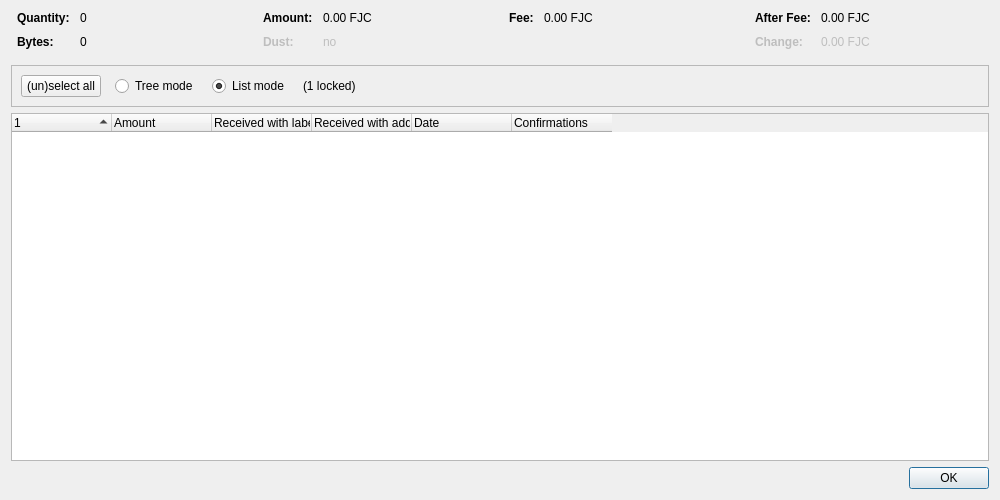
<?xml version="1.0" encoding="UTF-8"?>
<ui version="4.0">
 <class>CoinControlDialog</class>
 <widget class="QDialog" name="CoinControlDialog">
  <property name="geometry">
   <rect>
    <x>0</x>
    <y>0</y>
    <width>1000</width>
    <height>500</height>
   </rect>
  </property>
  <property name="windowTitle">
   <string>Coin Selection</string>
  </property>
  <layout class="QVBoxLayout" name="verticalLayout">
   <item>
    <layout class="QHBoxLayout" name="horizontalLayoutTop" stretch="0,0,0,0">
     <property name="topMargin">
      <number>0</number>
     </property>
     <property name="bottomMargin">
      <number>10</number>
     </property>
     <item>
      <layout class="QFormLayout" name="formLayoutCoinControl1">
       <property name="horizontalSpacing">
        <number>10</number>
       </property>
       <property name="verticalSpacing">
        <number>10</number>
       </property>
       <property name="leftMargin">
        <number>6</number>
       </property>
       <property name="rightMargin">
        <number>6</number>
       </property>
       <item row="0" column="0">
        <widget class="QLabel" name="labelCoinControlQuantityText">
         <property name="font">
          <font>
           <weight>75</weight>
           <bold>true</bold>
          </font>
         </property>
         <property name="text">
          <string>Quantity:</string>
         </property>
        </widget>
       </item>
       <item row="0" column="1">
        <widget class="QLabel" name="labelCoinControlQuantity">
         <property name="cursor">
          <cursorShape>IBeamCursor</cursorShape>
         </property>
         <property name="contextMenuPolicy">
          <enum>Qt::ActionsContextMenu</enum>
         </property>
         <property name="text">
          <string notr="true">0</string>
         </property>
         <property name="textInteractionFlags">
          <set>Qt::LinksAccessibleByMouse|Qt::TextSelectableByKeyboard|Qt::TextSelectableByMouse</set>
         </property>
        </widget>
       </item>
       <item row="1" column="0">
        <widget class="QLabel" name="labelCoinControlBytesText">
         <property name="font">
          <font>
           <weight>75</weight>
           <bold>true</bold>
          </font>
         </property>
         <property name="text">
          <string>Bytes:</string>
         </property>
        </widget>
       </item>
       <item row="1" column="1">
        <widget class="QLabel" name="labelCoinControlBytes">
         <property name="cursor">
          <cursorShape>IBeamCursor</cursorShape>
         </property>
         <property name="contextMenuPolicy">
          <enum>Qt::ActionsContextMenu</enum>
         </property>
         <property name="text">
          <string notr="true">0</string>
         </property>
         <property name="textInteractionFlags">
          <set>Qt::LinksAccessibleByMouse|Qt::TextSelectableByKeyboard|Qt::TextSelectableByMouse</set>
         </property>
        </widget>
       </item>
      </layout>
     </item>
     <item>
      <layout class="QFormLayout" name="formLayoutCoinControl2">
       <property name="horizontalSpacing">
        <number>10</number>
       </property>
       <property name="verticalSpacing">
        <number>10</number>
       </property>
       <property name="leftMargin">
        <number>6</number>
       </property>
       <property name="rightMargin">
        <number>6</number>
       </property>
       <item row="0" column="0">
        <widget class="QLabel" name="labelCoinControlAmountText">
         <property name="font">
          <font>
           <weight>75</weight>
           <bold>true</bold>
          </font>
         </property>
         <property name="text">
          <string>Amount:</string>
         </property>
        </widget>
       </item>
       <item row="0" column="1">
        <widget class="QLabel" name="labelCoinControlAmount">
         <property name="cursor">
          <cursorShape>IBeamCursor</cursorShape>
         </property>
         <property name="contextMenuPolicy">
          <enum>Qt::ActionsContextMenu</enum>
         </property>
         <property name="text">
          <string notr="true">0.00 FJC</string>
         </property>
         <property name="textInteractionFlags">
          <set>Qt::LinksAccessibleByMouse|Qt::TextSelectableByKeyboard|Qt::TextSelectableByMouse</set>
         </property>
        </widget>
       </item>
       <item row="1" column="0">
        <widget class="QLabel" name="labelCoinControlLowOutputText">
         <property name="enabled">
          <bool>false</bool>
         </property>
         <property name="font">
          <font>
           <weight>75</weight>
           <bold>true</bold>
          </font>
         </property>
         <property name="text">
          <string>Dust:</string>
         </property>
        </widget>
       </item>
       <item row="1" column="1">
        <widget class="QLabel" name="labelCoinControlLowOutput">
         <property name="enabled">
          <bool>false</bool>
         </property>
         <property name="cursor">
          <cursorShape>IBeamCursor</cursorShape>
         </property>
         <property name="contextMenuPolicy">
          <enum>Qt::ActionsContextMenu</enum>
         </property>
         <property name="text">
          <string notr="true">no</string>
         </property>
         <property name="textInteractionFlags">
          <set>Qt::LinksAccessibleByMouse|Qt::TextSelectableByKeyboard|Qt::TextSelectableByMouse</set>
         </property>
        </widget>
       </item>
      </layout>
     </item>
     <item>
      <layout class="QFormLayout" name="formLayoutCoinControl3">
       <property name="horizontalSpacing">
        <number>10</number>
       </property>
       <property name="verticalSpacing">
        <number>10</number>
       </property>
       <property name="leftMargin">
        <number>6</number>
       </property>
       <property name="rightMargin">
        <number>6</number>
       </property>
       <item row="0" column="0">
        <widget class="QLabel" name="labelCoinControlFeeText">
         <property name="font">
          <font>
           <weight>75</weight>
           <bold>true</bold>
          </font>
         </property>
         <property name="text">
          <string>Fee:</string>
         </property>
        </widget>
       </item>
       <item row="0" column="1">
        <widget class="QLabel" name="labelCoinControlFee">
         <property name="cursor">
          <cursorShape>IBeamCursor</cursorShape>
         </property>
         <property name="contextMenuPolicy">
          <enum>Qt::ActionsContextMenu</enum>
         </property>
         <property name="text">
          <string notr="true">0.00 FJC</string>
         </property>
         <property name="textInteractionFlags">
          <set>Qt::LinksAccessibleByMouse|Qt::TextSelectableByKeyboard|Qt::TextSelectableByMouse</set>
         </property>
        </widget>
       </item>
      </layout>
     </item>
     <item>
      <layout class="QFormLayout" name="formLayoutCoinControl4">
       <property name="horizontalSpacing">
        <number>10</number>
       </property>
       <property name="verticalSpacing">
        <number>10</number>
       </property>
       <property name="leftMargin">
        <number>6</number>
       </property>
       <property name="rightMargin">
        <number>6</number>
       </property>
       <item row="0" column="0">
        <widget class="QLabel" name="labelCoinControlAfterFeeText">
         <property name="font">
          <font>
           <weight>75</weight>
           <bold>true</bold>
          </font>
         </property>
         <property name="text">
          <string>After Fee:</string>
         </property>
        </widget>
       </item>
       <item row="0" column="1">
        <widget class="QLabel" name="labelCoinControlAfterFee">
         <property name="cursor">
          <cursorShape>IBeamCursor</cursorShape>
         </property>
         <property name="contextMenuPolicy">
          <enum>Qt::ActionsContextMenu</enum>
         </property>
         <property name="text">
          <string notr="true">0.00 FJC</string>
         </property>
         <property name="textInteractionFlags">
          <set>Qt::LinksAccessibleByMouse|Qt::TextSelectableByKeyboard|Qt::TextSelectableByMouse</set>
         </property>
        </widget>
       </item>
       <item row="1" column="0">
        <widget class="QLabel" name="labelCoinControlChangeText">
         <property name="enabled">
          <bool>false</bool>
         </property>
         <property name="font">
          <font>
           <weight>75</weight>
           <bold>true</bold>
          </font>
         </property>
         <property name="text">
          <string>Change:</string>
         </property>
        </widget>
       </item>
       <item row="1" column="1">
        <widget class="QLabel" name="labelCoinControlChange">
         <property name="enabled">
          <bool>false</bool>
         </property>
         <property name="cursor">
          <cursorShape>IBeamCursor</cursorShape>
         </property>
         <property name="contextMenuPolicy">
          <enum>Qt::ActionsContextMenu</enum>
         </property>
         <property name="text">
          <string notr="true">0.00 FJC</string>
         </property>
         <property name="textInteractionFlags">
          <set>Qt::LinksAccessibleByMouse|Qt::TextSelectableByKeyboard|Qt::TextSelectableByMouse</set>
         </property>
        </widget>
       </item>
      </layout>
     </item>
    </layout>
   </item>
   <item>
    <widget class="QFrame" name="frame">
     <property name="minimumSize">
      <size>
       <width>0</width>
       <height>40</height>
      </size>
     </property>
     <property name="frameShape">
      <enum>QFrame::StyledPanel</enum>
     </property>
     <property name="frameShadow">
      <enum>QFrame::Sunken</enum>
     </property>
     <layout class="QHBoxLayout" name="horizontalLayout">
      <item>
       <layout class="QHBoxLayout" name="horizontalLayoutPanel" stretch="0,0,0,0,0">
        <property name="spacing">
         <number>14</number>
        </property>
        <item>
         <widget class="QPushButton" name="pushButtonSelectAll">
          <property name="sizePolicy">
           <sizepolicy hsizetype="Maximum" vsizetype="Fixed">
            <horstretch>0</horstretch>
            <verstretch>0</verstretch>
           </sizepolicy>
          </property>
          <property name="text">
           <string>(un)select all</string>
          </property>
          <property name="autoDefault">
           <bool>false</bool>
          </property>
         </widget>
        </item>
        <item>
         <widget class="QRadioButton" name="radioTreeMode">
          <property name="sizePolicy">
           <sizepolicy hsizetype="Maximum" vsizetype="Fixed">
            <horstretch>0</horstretch>
            <verstretch>0</verstretch>
           </sizepolicy>
          </property>
          <property name="text">
           <string>Tree mode</string>
          </property>
         </widget>
        </item>
        <item>
         <widget class="QRadioButton" name="radioListMode">
          <property name="sizePolicy">
           <sizepolicy hsizetype="Maximum" vsizetype="Fixed">
            <horstretch>0</horstretch>
            <verstretch>0</verstretch>
           </sizepolicy>
          </property>
          <property name="text">
           <string>List mode</string>
          </property>
          <property name="checked">
           <bool>true</bool>
          </property>
         </widget>
        </item>
        <item>
         <widget class="QLabel" name="labelLocked">
          <property name="text">
           <string notr="true">(1 locked)</string>
          </property>
         </widget>
        </item>
        <item>
         <spacer name="horizontalSpacer">
          <property name="orientation">
           <enum>Qt::Horizontal</enum>
          </property>
          <property name="sizeHint" stdset="0">
           <size>
            <width>40</width>
            <height>20</height>
           </size>
          </property>
         </spacer>
        </item>
       </layout>
      </item>
     </layout>
    </widget>
   </item>
   <item>
    <widget class="CoinControlTreeWidget" name="treeWidget">
     <property name="contextMenuPolicy">
      <enum>Qt::CustomContextMenu</enum>
     </property>
     <property name="sortingEnabled">
      <bool>false</bool>
     </property>
     <property name="columnCount">
      <number>6</number>
     </property>
     <attribute name="headerShowSortIndicator" stdset="0">
      <bool>true</bool>
     </attribute>
     <attribute name="headerStretchLastSection">
      <bool>false</bool>
     </attribute>
     <column>
      <property name="text">
       <string/>
      </property>
     </column>
     <column>
      <property name="text">
       <string>Amount</string>
      </property>
     </column>
     <column>
      <property name="text">
       <string>Received with label</string>
      </property>
     </column>
     <column>
      <property name="text">
       <string>Received with address</string>
      </property>
     </column>
     <column>
      <property name="text">
       <string>Date</string>
      </property>
     </column>
     <column>
      <property name="text">
       <string>Confirmations</string>
      </property>
      <property name="toolTip">
       <string>Confirmed</string>
      </property>
     </column>
     <column>
      <property name="text">
       <string/>
      </property>
     </column>
     <column>
      <property name="text">
       <string/>
      </property>
     </column>
     <column>
      <property name="text">
       <string/>
      </property>
     </column>
     <column>
      <property name="text">
       <string/>
      </property>
     </column>
    </widget>
   </item>
   <item>
    <widget class="QDialogButtonBox" name="buttonBox">
     <property name="orientation">
      <enum>Qt::Horizontal</enum>
     </property>
     <property name="standardButtons">
      <set>QDialogButtonBox::Ok</set>
     </property>
    </widget>
   </item>
  </layout>
 </widget>
 <customwidgets>
  <customwidget>
   <class>CoinControlTreeWidget</class>
   <extends>QTreeWidget</extends>
   <header>qt/coincontroltreewidget.h</header>
  </customwidget>
 </customwidgets>
 <resources/>
 <connections/>
</ui>
